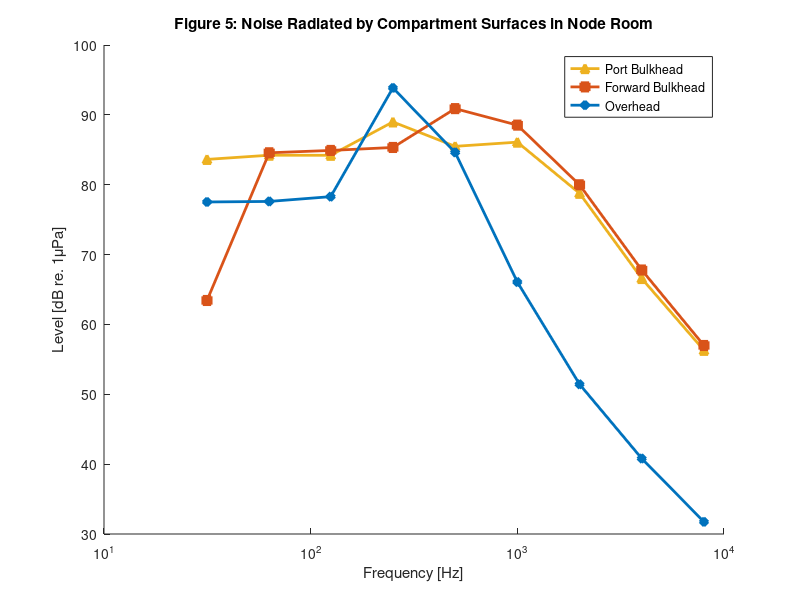
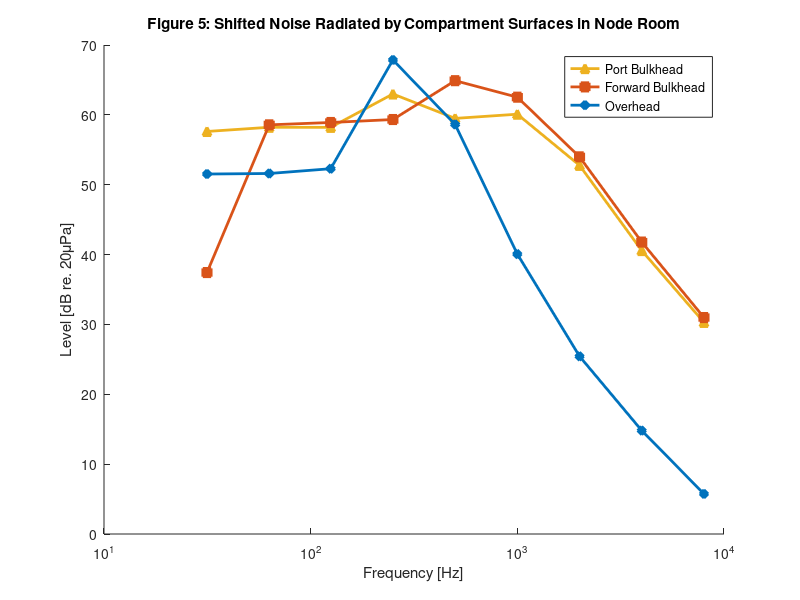
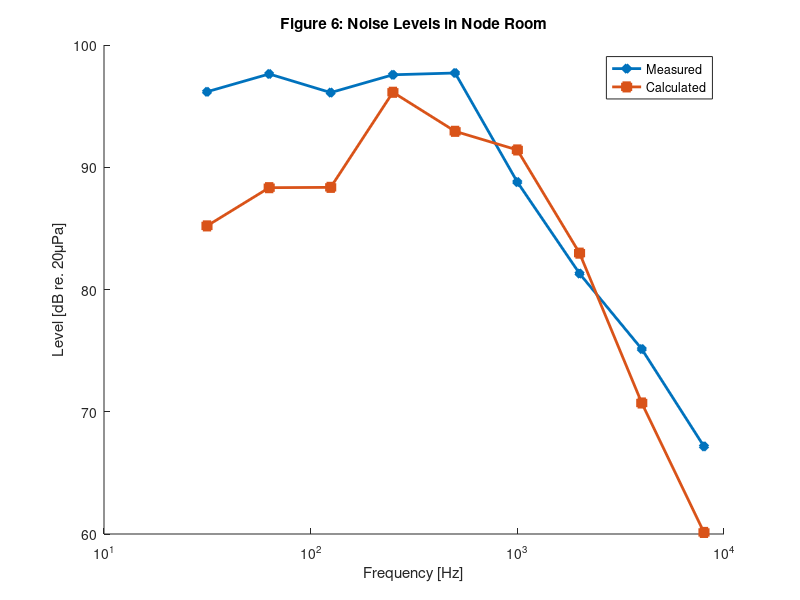
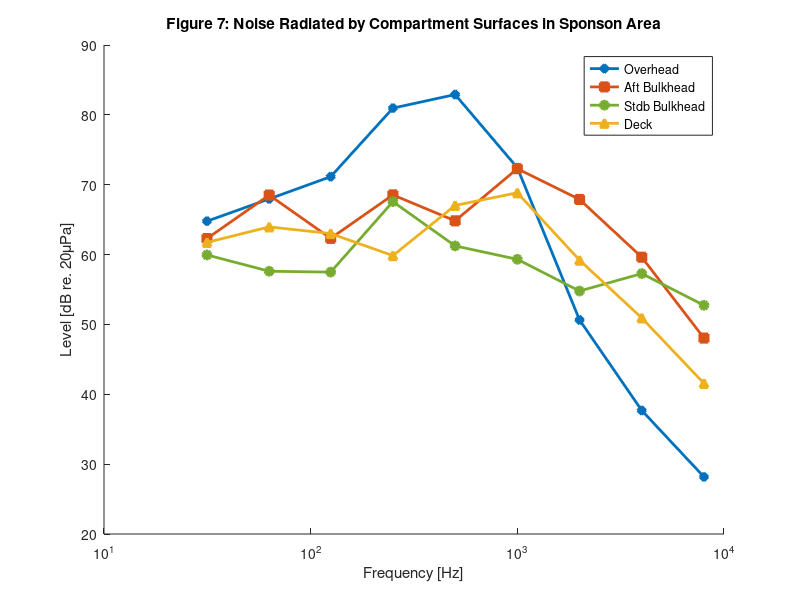

Recreate these plots in MATLAB, in order.
%% U.S. Navy Aircraft Carrier Noise Spectra (Komrower et al. 2019)
clear all; clc; close all;
% Figure 5: Noise radiated by compartment surfaces in Node Room
% dB re. 1 microPa
freq = [31.5; 63; 125; 250; 500; 1000; 2000; 4000; 8000];
fig5_PortBulkhead = [83.6234; 84.2219; 84.2111; 88.988; 85.495; 86.0935; 78.7704; 66.5723; 56.2894];  % dB(A) = 89
fig5_ForwardBulkhead = [63.4275; 84.5701; 84.9075; 85.3319; 90.8923; 88.531; 79.9891; 67.7911; 56.9857];  % dB(A) = 92
fig5_Overhead = [77.5299; 77.6061; 78.2916; 93.8629; 84.6245; 66.0718; 51.4363; 40.8052; 31.741]; % dB(A) = 87
yellow = [0.9290 0.6940 0.1250]; orange = [0.8500 0.3250 0.0980]; blue = [0 0.4470 0.7410]; green = [0.4660 0.6740 0.1880];
figure(1); hold on;
plot(freq,fig5_PortBulkhead,'^-','Color',yellow,'LineWidth',2, 'MarkerFaceColor',yellow);
plot(freq,fig5_ForwardBulkhead,'s-','Color',orange,'LineWidth',2, 'MarkerFaceColor', orange);
plot(freq,fig5_Overhead,'d-','Color',blue,'LineWidth',2, 'MarkerFaceColor', blue);
set (gca, 'xscale', 'log'); xlabel('Frequency [Hz]'); ylabel('Level [dB re. 1\muPa]'); hold off;
title('Figure 5: Noise Radiated by Compartment Surfaces in Node Room');
legend('Port Bulkhead','Forward Bulkhead','Overhead');
figure(2); hold on;
shift = 26; % conversion 1 microPa to 20 microPa (dB SPL)
fig5_PortBulkheadS = fig5_PortBulkhead - shift;
fig5_ForwardBulkheadS = fig5_ForwardBulkhead - shift;
fig5_OverheadS = fig5_Overhead - shift;
plot(freq,fig5_PortBulkheadS,'^-','Color',yellow,'LineWidth',2, 'MarkerFaceColor',yellow);
plot(freq,fig5_ForwardBulkheadS,'s-','Color',orange,'LineWidth',2, 'MarkerFaceColor', orange);
plot(freq,fig5_OverheadS,'d-','Color',blue,'LineWidth',2, 'MarkerFaceColor', blue);
set (gca, 'xscale', 'log'); xlabel('Frequency [Hz]'); ylabel('Level [dB re. 20\muPa]'); hold off;
title('Figure 5: Shifted Noise Radiated by Compartment Surfaces in Node Room');
legend('Port Bulkhead','Forward Bulkhead','Overhead');
% Figure 6: Noise level in Node Room
% dB re. 20 microPa --> dB SPL
fig6_measured = [96.1743; 97.6313; 96.1075; 97.5644; 97.7097; 88.7911; 81.304; 75.1286; 67.1642]; % dB(A) = 97
fig6_calc = [85.2024; 88.3292; 88.3558; 96.1335; 92.9393; 91.4153; 82.9737; 70.7165; 60.1282]; % dB(A) = 95
figure(3); hold on;
plot(freq,fig6_measured,'d-','Color',blue,'LineWidth',2, 'MarkerFaceColor',blue);
plot(freq,fig6_calc,'s-','Color',orange,'LineWidth',2, 'MarkerFaceColor',orange);
set (gca, 'xscale', 'log'); xlabel('Frequency [Hz]'); ylabel('Level [dB re. 20\muPa]'); hold off;
title('Figure 6: Noise Levels in Node Room');
legend('Measured','Calculated');
% Figure 7: Noise radiated by compartment surfaces in Sponson Area
% dB re. 20 microPa --> dB SPL
fig7_Overhead = [64.7782; 67.9649; 71.152; 80.9628; 82.9077; 72.433; 50.6421; 37.6829; 28.174]; % dB(A) = 81
fig7_AftBulkhead = [62.2941; 68.517; 62.3197; 68.5428; 64.8298; 72.2949; 67.8916; 59.6246; 48.046]; % dB(A) = 75
fig7_StdbBulkhead = [59.9481; 57.6148; 57.4898; 67.5768; 61.2418; 59.3229; 54.7819; 57.2787; 52.7378]; % dB(A) = 66
fig7_Deck = [61.7421; 63.963; 63.0099; 59.8489; 67.0378; 68.8451; 59.198; 50.931; 41.5602]; % dB(A) = 71
figure(4); hold on;
plot(freq,fig7_Overhead,'d-','Color',blue,'LineWidth',2, 'MarkerFaceColor',blue);
plot(freq,fig7_AftBulkhead,'s-','Color',orange,'LineWidth',2, 'MarkerFaceColor',orange);
plot(freq,fig7_StdbBulkhead,'o-','Color',green,'LineWidth',2, 'MarkerFaceColor',green);
plot(freq,fig7_Deck,'^-','Color',yellow,'LineWidth',2, 'MarkerFaceColor',yellow);
set (gca, 'xscale', 'log'); xlabel('Frequency [Hz]'); ylabel('Level [dB re. 20\muPa]'); hold off;
title('Figure 7: Noise Radiated by Compartment Surfaces in Sponson Area');
legend('Overhead','Aft Bulkhead','Stdb Bulkhead','Deck');
% Figure 8: Noise level in Sponson Area
% dB re. 20 microG
fig8_measured = [83.0586; 81.3974; 81.8451; 79.3052; 81.5101; 80.3761; 74.0581; 68.7067; 58.6984]; % dB(A) = 84
fig8_calc = [68.561; 72.2596; 72.5314; 81.5897; 83.0917; 76.4222; 68.7863; 61.8533; 54.0417]; % dB(A) = 83
figure(5); hold on;
plot(freq,fig8_measured,'d-','Color',blue,'LineWidth',2, 'MarkerFaceColor',blue);
plot(freq,fig8_calc,'s-','Color',orange,'LineWidth',2, 'MarkerFaceColor',orange);
set (gca, 'xscale', 'log'); xlabel('Frequency [Hz]'); ylabel('Level [dB re. 20\muG]'); hold off;
title('Figure 8: Noise Levels in Sponson Area');
legend('Measured','Calculated');
figure(6); hold on;
shift2 = 40; % conversion 20microG to 20microPa (dB SPL)
fig8_measuredS = fig8_measured + shift2;
fig8_calcS = fig8_calc + shift2;
plot(freq,fig8_measuredS,'d-','Color',blue,'LineWidth',2, 'MarkerFaceColor',blue);
plot(freq,fig8_calcS,'s-','Color',orange,'LineWidth',2, 'MarkerFaceColor',orange);
set (gca, 'xscale', 'log'); xlabel('Frequency [Hz]'); ylabel('Level [dB re. 20\muPa]'); hold off;
title('Figure 8: Shifted Noise Levels in Sponson Area');
legend('Measured','Calculated');
%% Spectral Averaging 
%(Node Room and Sponson Area)
spectra_fig5 = [ fig5_PortBulkheadS fig5_ForwardBulkheadS fig5_OverheadS ]';
spectra_fig6 = [ fig6_measured fig6_calc ]';
spectra_fig7 = [ fig7_Overhead fig7_AftBulkhead fig7_StdbBulkhead fig7_Deck ]';
spectra_fig8 = [ fig8_measuredS fig8_calcS ]';
fullSpectra = [spectra_fig5; spectra_fig6; spectra_fig7; spectra_fig8]; % dB SPL
fullSpectraLegend = [ "fig5: PortBulkhead" "fig5: ForwardBulkhead" "fig5: Overhead" "fig6: Node Room (Measured)" "fig6: Node Room (Calculated)"...
                                    "fig7: Overhead" "fig7: AftBulkhead" "fig7: StdbBulkhead" "fig7: Deck" "fig8: Sponson Area (Measured)" "fig8: Sponson Area (Calculated)" ];
selection = [0 0 0 1 0 0 0 0 0 1 0]; % choose spectra for averaging based on fullSpectra array order
index = find(selection==1);
selectedSpectra = fullSpectra(index,:);
selectedSpectraLegend = [fullSpectraLegend(index) "Average"];
avgSpectra = mean(selectedSpectra);
figure(7); hold on;
h_selected = plot(freq,selectedSpectra,'d-','LineWidth',2,'MarkerSize',6);
set(h_selected, {'MarkerFaceColor'}, get(h_selected,'Color'));
plot(freq,avgSpectra, '--', 'LineWidth',2); 
set (gca, 'xscale', 'log'); xlabel('Frequency [Hz]'); ylabel('Level [dB re. 20\muPa]'); hold off;
title('Average Noise Levels');
legend(selectedSpectraLegend,'Location','southwest');
save('noise_spectra','freq','avgSpectra')